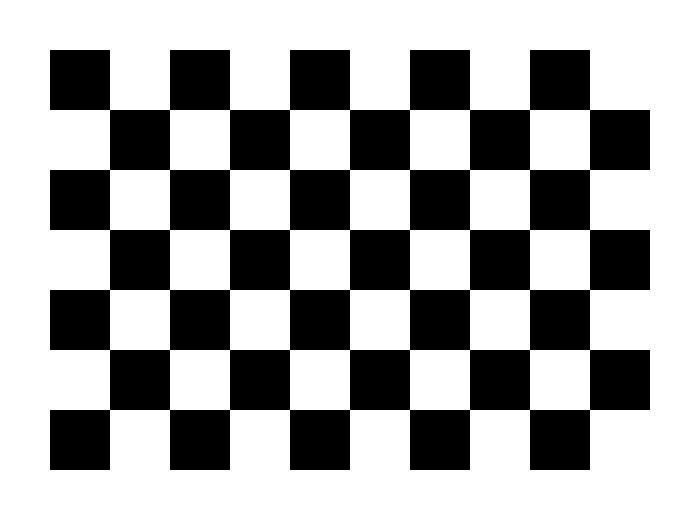
#> input picture notebooks/part2-optimization-3d/08-camera-calibration/calib_image_1.jpg, 700 x 520 px
$ jupyter execute practice.ipynb
#> lines starting #> are read from the running program, lines starting #| are printed output that depends on the picture
### utils.py
"""
utils.py — 教程通用基础设施

设计原则：本文件只提供"基础设施"，**不包含任何算法实现**。
所有算法都必须保留在各章 Notebook 中手写实现，utils 仅负责：

1. 中文路径兼容的图像读写（Windows 下 cv2.imread 遇到中文路径会返回 None）
2. 中文字体配置（matplotlib 默认字体无法显示中文）
3. 随机种子固定（保证含 RANSAC / 噪声的章节结果可复现）
4. 图像与直方图的可视化辅助（仅做显示，不参与任何计算）
5. 手写实现 vs 参考实现的数值对比报告

被各章 Notebook 通过 `from utils import ...` 使用。
"""

from __future__ import annotations

import os
import random
from typing import Iterable, Sequence

import cv2
import numpy as np
import matplotlib
import matplotlib.pyplot as plt


# --------------------------------------------------------------------------- #
# 1. 中文路径兼容的图像读写
# --------------------------------------------------------------------------- #

def cv_imread(path: str, flags: int = cv2.IMREAD_COLOR) -> np.ndarray | None:
    """读取图像，兼容中文/Unicode 路径。

    Windows 下 `cv2.imread` 使用 ANSI 编码打开文件，路径含中文时会静默返回 None。
    这里改用 `np.fromfile` + `cv2.imdecode` 绕开该限制。

    参数:
        path: 图像路径（可含中文）
        flags: OpenCV 读取标志，如 cv2.IMREAD_COLOR / cv2.IMREAD_GRAYSCALE

    返回:
        图像数组；读取失败时返回 None
    """
    if not os.path.exists(path):
        return None
    try:
        buffer = np.fromfile(path, dtype=np.uint8)
        if buffer.size == 0:
            return None
        return cv2.imdecode(buffer, flags)
    except Exception:
        return None


# [22 lines left out: function cv_imwrite, not called in this run]


# --------------------------------------------------------------------------- #
# 2. 中文字体与随机种子
# --------------------------------------------------------------------------- #

def setup_plot_chinese() -> None:
    """配置 matplotlib 以正常显示中文与负号。

    预置字体：SimHei（黑体）、Microsoft YaHei（微软雅黑）等，
    按可用性依次回退，避免中文显示为方框。
    """
    plt.rcParams["font.sans-serif"] = [
        "SimHei",
        "Microsoft YaHei",
        "Noto Sans CJK SC",
        "WenQuanYi Micro Hei",
        "PingFang SC",
        "DejaVu Sans",
    ]
    plt.rcParams["axes.unicode_minus"] = False


def set_random_seed(seed: int = 42) -> None:
    """固定所有随机源，保证含随机采样的章节（RANSAC 等）结果可复现。"""
    random.seed(seed)
    np.random.seed(seed)
    os.environ["PYTHONHASHSEED"] = str(seed)


# --------------------------------------------------------------------------- #
# 3. 可视化辅助（只负责显示，不参与计算）
# --------------------------------------------------------------------------- #

# [288 lines left out: functions _as_list, _to_displayable, show_images, show_histogram, plot_gaussian_kernel, plot_gamma_curve and 1 more, not called in this run]

### notebooks/part2-optimization-3d/08-camera-calibration/practice.ipynb
# 第8章：相机参数标定

## 编程实践：手写张正友标定 + Levenberg-Marquardt 优化

| 项目 | 说明 |
|------|------|
| 输入图片 | `calib_image_1..4.jpg`（棋盘格标定图；参考库第 16 章为外链数据集，本仓库沿用自备标定图） |
| 手写核心 | 归一化 DLT 单应、张正友闭式解、Rodrigues、LM 非线性最小二乘 |
| 允许调用 | 图像读写、矩阵计算、角点检测（OpenCV/numpy） |
| 对比验证 | 与 OpenCV `cv2.calibrateCamera` 的内参做数值对比 |

## 一、学习目标

1. 掌握三维视觉中的成像模型，以及相机内外参数（含镜头畸变）的基本概念。
2. 掌握基于平面棋盘格的相机内外参数标定算法——**张正友标定法**。
3. 掌握**非线性最小二乘优化算法**（Levenberg-Marquardt）及其编程实现。

### 成像模型

针孔模型：

$$
s \cdot \begin{bmatrix} u \\ v \\ 1 \end{bmatrix} = K \cdot [R \mid t] \cdot \begin{bmatrix} X \\ Y \\ Z \\ 1 \end{bmatrix}
$$

其中内参矩阵 $K$：

$$
K = \begin{bmatrix} f_x & 0 & c_x \\ 0 & f_y & c_y \\ 0 & 0 & 1 \end{bmatrix}
$$

- 内参 $K$：焦距 $f_x / f_y$、像主点 $c_x / c_y$；畸变系数刻画镜头径向/切向畸变。
- 外参 $[R \mid t]$：相机在世界坐标系中的位置与朝向。

### 张正友标定思路

1. 检测棋盘格角点；
2. 每张图估计**平面单应** $H$；
3. 由多个 $H$ 解线性方程组得到内参 $K$ 的闭式解；
4. 由 $K$ 和每个 $H$ 恢复外参；
5. 用 **LM 非线性优化** 联合优化内参、畸变与所有外参，最小化重投影误差。

### Levenberg-Marquardt

在高斯-牛顿法基础上加入阻尼 $\lambda$：

$$
\left(J^T J + \lambda \cdot \text{diag}(J^T J)\right) \cdot \boldsymbol{\delta} = -J^T \mathbf{r}
$$

代价下降则减小 $\lambda$（更接近高斯-牛顿），代价上升则增大 $\lambda$（更接近梯度下降）。本页用**数值雅可比**（有限差分）计算 $J$，避免手推复杂解析梯度。

### 🎯 先建立直觉：标定在反推什么？

相机把三维世界压成二维图像，这个"压扁"过程由**内参矩阵 K**（焦距、主点、像元尺度）决定。
标定就是**用已知尺寸的标定板反推 K**，顺带求出每张图的外参（相机位姿）。

关键困难：$K$ 和位姿都不知道，怎么解？张正友的妙处在于绕开了位姿——
注意到旋转矩阵的两列 $r_1, r_2$ 是**标准正交**的（$r_1^T r_2 = 0$、$\|r_1\| = \|r_2\|$），
代进单应矩阵 H 的表达式后，与位姿无关的**两个约束**就浮现出来，从而只需 H 就能解 K。

[cell 1]
import sys
from pathlib import Path

# 向上查找项目根目录（含 utils.py），并加入 sys.path
ROOT = Path.cwd().resolve()
while not (ROOT / "utils.py").exists():
    if ROOT.parent == ROOT:
        raise FileNotFoundError("未找到项目根目录 utils.py")
    ROOT = ROOT.parent
sys.path.insert(0, str(ROOT))

import numpy as np
import cv2
import matplotlib.pyplot as plt

from utils import cv_imread, cv_imwrite, set_random_seed, setup_plot_chinese, show_images, compare_results

setup_plot_chinese()
set_random_seed(42)
print(f"OpenCV 版本: {cv2.__version__}")
print(f"当前工作目录: {Path.cwd()}")

[cell 2]
import math

# ==================== 基础几何工具 ====================
def normalize_points_2d(pts):
    """Hartley 归一化：平移质心到原点，缩放到平均距离 sqrt(2)。"""
    pts = np.asarray(pts, dtype=np.float64)
    c = pts.mean(axis=0)
    d = np.mean(np.linalg.norm(pts - c, axis=1))
    s = math.sqrt(2.0) / d
    T = np.array([[s, 0, -s * c[0]], [0, s, -s * c[1]], [0, 0, 1]])
    return T


def compute_homography_dlt(model, image):
    """手写归一化 DLT 估计平面单应（model 为 Z=0 平面上的 XY 坐标）。"""
    model = np.asarray(model, dtype=np.float64)[:, :2]
    image = np.asarray(image, dtype=np.float64)[:, :2]
    model_h = np.hstack([model, np.ones((len(model), 1))])
    image_h = np.hstack([image, np.ones((len(image), 1))])
    T_model = normalize_points_2d(model)
    T_image = normalize_points_2d(image)
    m_norm = (T_model @ model_h.T).T
    i_norm = (T_image @ image_h.T).T

    A = []
    for (x, y, _), (u, v, _) in zip(m_norm, i_norm):
        A.append([-x, -y, -1, 0, 0, 0, u * x, u * y, u])
        A.append([0, 0, 0, -x, -y, -1, v * x, v * y, v])
    A = np.array(A)
    _, _, Vt = np.linalg.svd(A)
    H = Vt[-1].reshape(3, 3)
    H = np.linalg.inv(T_image) @ H @ T_model
    return H / H[2, 2]


def rodrigues_matrix(rvec):
    """手写 Rodrigues：旋转向量 -> 旋转矩阵。"""
    rvec = np.asarray(rvec, dtype=np.float64).ravel()
    theta = float(np.linalg.norm(rvec))
    if theta < 1e-8:
        return np.eye(3)
    k = rvec / theta
    Kx = np.array([[0, -k[2], k[1]], [k[2], 0, -k[0]], [-k[1], k[0], 0]])
    return np.eye(3) + math.sin(theta) * Kx + (1 - math.cos(theta)) * (Kx @ Kx)


def rodrigues_vector(R):
    """手写 Rodrigues：旋转矩阵 -> 旋转向量。"""
    R = np.asarray(R, dtype=np.float64)
    theta = math.acos(min(1.0, max(-1.0, (np.trace(R) - 1.0) / 2.0)))
    if theta < 1e-8:
        return np.zeros(3)
    Kx = (R - R.T) / (2 * math.sin(theta))
    return theta * np.array([Kx[2, 1], Kx[0, 2], Kx[1, 0]])

[cell 3]
# ==================== 张正友闭式解 ====================
def zhang_intrinsics(homographies):
    """由多个平面单应求内参 K（张正友闭式解，含 skew）。

    当标定图姿态变化不足（如部分图接近纯正对、旋转/透视分量过小）时，
    闭式解会退化（B11 或 lam 非正），此时返回 None 由调用方回退到启发式初值。
    """
    V = []
    for H in homographies:
        h1, h2, h3 = H[:, 0], H[:, 1], H[:, 2]

        def vij(a, b):
            return np.array([a[0] * b[0],
                             a[0] * b[1] + a[1] * b[0],
                             a[1] * b[1],
                             a[2] * b[0] + a[0] * b[2],
                             a[2] * b[1] + a[1] * b[2],
                             a[2] * b[2]])
        V.append(vij(h1, h2))
        V.append(vij(h1, h1) - vij(h2, h2))
    V = np.array(V)
    _, _, Vt = np.linalg.svd(V)
    b = Vt[-1]
    # b 的符号任意，取 B11 > 0 以保证焦距为正
    if b[0] < 0:
        b = -b
    B11, B12, B22, B13, B23, B33 = b

    denom = B11 * B22 - B12 * B12
    if B11 <= 1e-8 or denom <= 1e-8:
        return None
    v0 = (B12 * B13 - B11 * B23) / denom
    lam = B33 - (B13 * B13 + v0 * (B12 * B13 - B11 * B23)) / B11
    if lam <= 0:
        return None
    alpha = math.sqrt(lam / B11)
    beta = math.sqrt(lam * B11 / denom)
    gamma = -B12 * alpha * alpha * beta / lam
    u0 = gamma * v0 / beta - B13 * alpha * alpha / lam
    K = np.array([[alpha, gamma, u0], [0, beta, v0], [0, 0, 1]])
    return K


def extract_extrinsics(K, H):
    """由内参 K 与单应 H 恢复旋转矩阵 R 与平移向量 t。"""
    Kinv = np.linalg.inv(K)
    lam = 1.0 / float(np.linalg.norm(Kinv @ H[:, 0]))
    r1 = lam * (Kinv @ H[:, 0])
    r2 = lam * (Kinv @ H[:, 1])
    r3 = np.cross(r1, r2)
    t = lam * (Kinv @ H[:, 2])
    R = np.column_stack([r1, r2, r3])
    U, _, Vt = np.linalg.svd(R)
    R = U @ Vt
    return R, t

[cell 4]
# ==================== 投影模型与重投影误差 ====================
def project_points(K, k1, k2, rvec, tvec, obj_pts):
    """把三维点投影到像素坐标，含 k1/k2 径向畸变。"""
    R = rodrigues_matrix(rvec)
    P = R @ obj_pts.T + tvec.reshape(3, 1)
    X, Y, Z = P[0], P[1], P[2]
    x = X / Z
    y = Y / Z
    r2 = x * x + y * y
    radial = 1 + k1 * r2 + k2 * r2 * r2
    xd = x * radial
    yd = y * radial
    u = K[0, 0] * xd + K[0, 1] * yd + K[0, 2]
    v = K[1, 1] * yd + K[1, 2]
    return np.vstack([u, v]).T


def params_to_components(params, num_images):
    """把参数向量拆成内参、畸变与每张图的外参。"""
    fx, fy, cx, cy, k1, k2 = params[:6]
    K = np.array([[fx, 0, cx], [0, fy, cy], [0, 0, 1]])
    rvecs, tvecs = [], []
    for i in range(num_images):
        base = 6 + 6 * i
        rvecs.append(params[base:base + 3])
        tvecs.append(params[base + 3:base + 6])
    return K, k1, k2, rvecs, tvecs


def reprojection_residuals(params, objpoints, imgpoints):
    """计算所有图像所有点的重投影残差（展平为一维向量）。"""
    num_images = len(objpoints)
    K, k1, k2, rvecs, tvecs = params_to_components(params, num_images)
    residuals = []
    for i in range(num_images):
        pred = project_points(K, k1, k2, rvecs[i], tvecs[i], objpoints[i])
        residuals.append((pred - imgpoints[i]).ravel())
    return np.concatenate(residuals)

[cell 5]
# ==================== Levenberg-Marquardt 优化 ====================
def numeric_jacobian(residual_func, params, eps=1e-6):
    """数值雅可比（有限差分）。"""
    base = residual_func(params)
    J = np.zeros((len(base), len(params)))
    for j in range(len(params)):
        p2 = params.copy()
        p2[j] += eps
        J[:, j] = (residual_func(p2) - base) / eps
    return J


def lm_refine(initial_params, objpoints, imgpoints, max_iter=50):
    """手写 LM 非线性最小二乘，返回优化后参数与每步代价。"""
    params = initial_params.copy().astype(np.float64)
    lam = 1e-3
    history = []

    def cost(p):
        r = reprojection_residuals(p, objpoints, imgpoints)
        return 0.5 * float(r @ r)

    for it in range(max_iter):
        r = reprojection_residuals(params, objpoints, imgpoints)
        current_cost = 0.5 * float(r @ r)
        history.append(current_cost)
        J = numeric_jacobian(lambda p: reprojection_residuals(p, objpoints, imgpoints), params)
        A = J.T @ J
        g = J.T @ r

        improved = False
        for _ in range(20):
            try:
                delta = np.linalg.solve(A + lam * np.diag(np.diag(A)), -g)
            except np.linalg.LinAlgError:
                lam *= 10
                continue
            new_params = params + delta
            new_cost = cost(new_params)
            if new_cost < current_cost:
                params = new_params
                lam = max(lam / 10.0, 1e-12)
                improved = True
                break
            lam = min(lam * 10.0, 1e12)
        if not improved:
            break
    return params, history

[cell 6]
# ==================== 主流程：读取与角点检测 ====================
pattern_size = (9, 6)
image_files = ["calib_image_1.jpg", "calib_image_2.jpg", "calib_image_3.jpg", "calib_image_4.jpg"]
calib_images = [cv_imread(f) for f in image_files]
#> in cv_imread, returned value is the input picture: shape (520, 700, 3); min 0, max 255, mean 166.7
#> call 2 of cv_imread, with path = 'calib_image_2.jpg', flags = 1
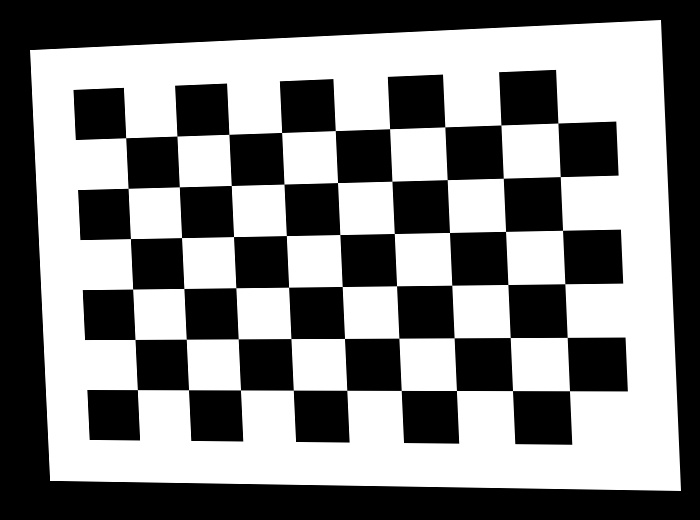
#> input picture notebooks/part2-optimization-3d/08-camera-calibration/calib_image_2.jpg, 700 x 520 px
#> in cv_imread, returned value is the input picture: shape (520, 700, 3); min 0, max 255, mean 130.6
#> call 3 of cv_imread, with path = 'calib_image_3.jpg', flags = 1
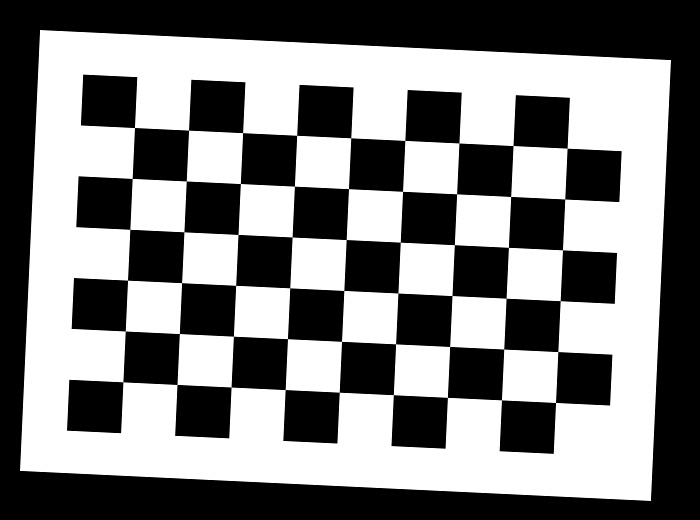
#> input picture notebooks/part2-optimization-3d/08-camera-calibration/calib_image_3.jpg, 700 x 520 px
#> in cv_imread, returned value is the input picture: shape (520, 700, 3); min 0, max 255, mean 127.7
#> call 4 of cv_imread, with path = 'calib_image_4.jpg', flags = 1
#> in cv_imread (call 4), `buffer = np.fromfile(path, dtype=np.uint8)`: buffer = 18934 values, max 255 at index 0, min 0 at index 4, mean 133.5
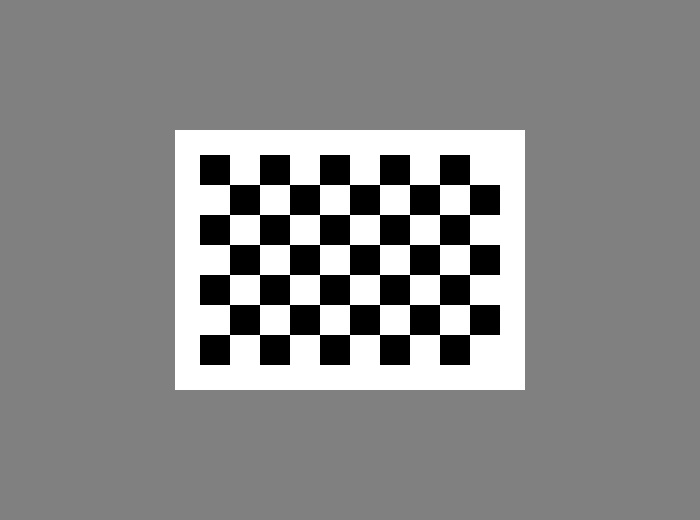
#> input picture notebooks/part2-optimization-3d/08-camera-calibration/calib_image_4.jpg, 700 x 520 px
#> in cv_imread, returned value is the input picture: shape (520, 700, 3); min 0, max 255, mean 137.7
#> calib_images = 4 items
#> (the rest of the program and of its run is left out)
